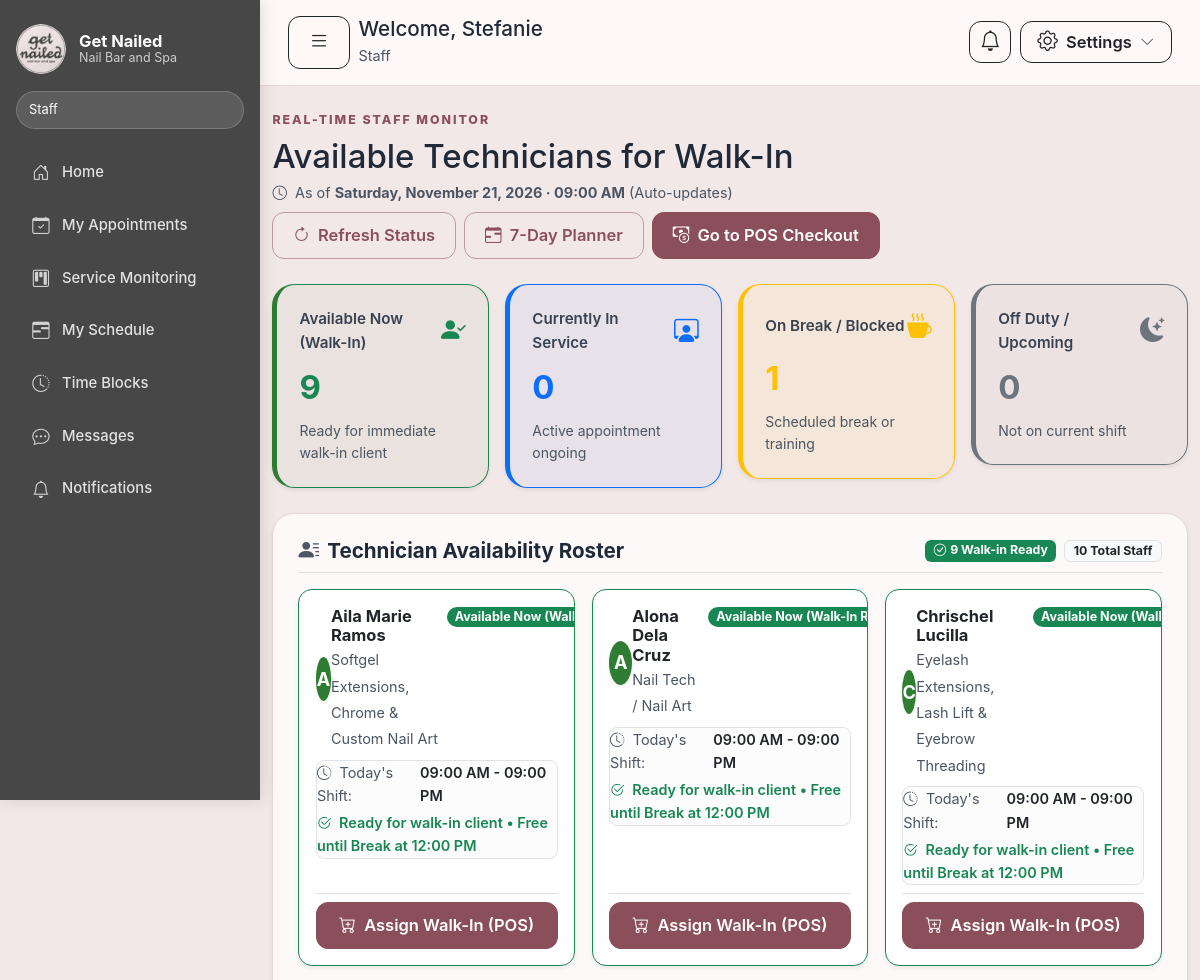
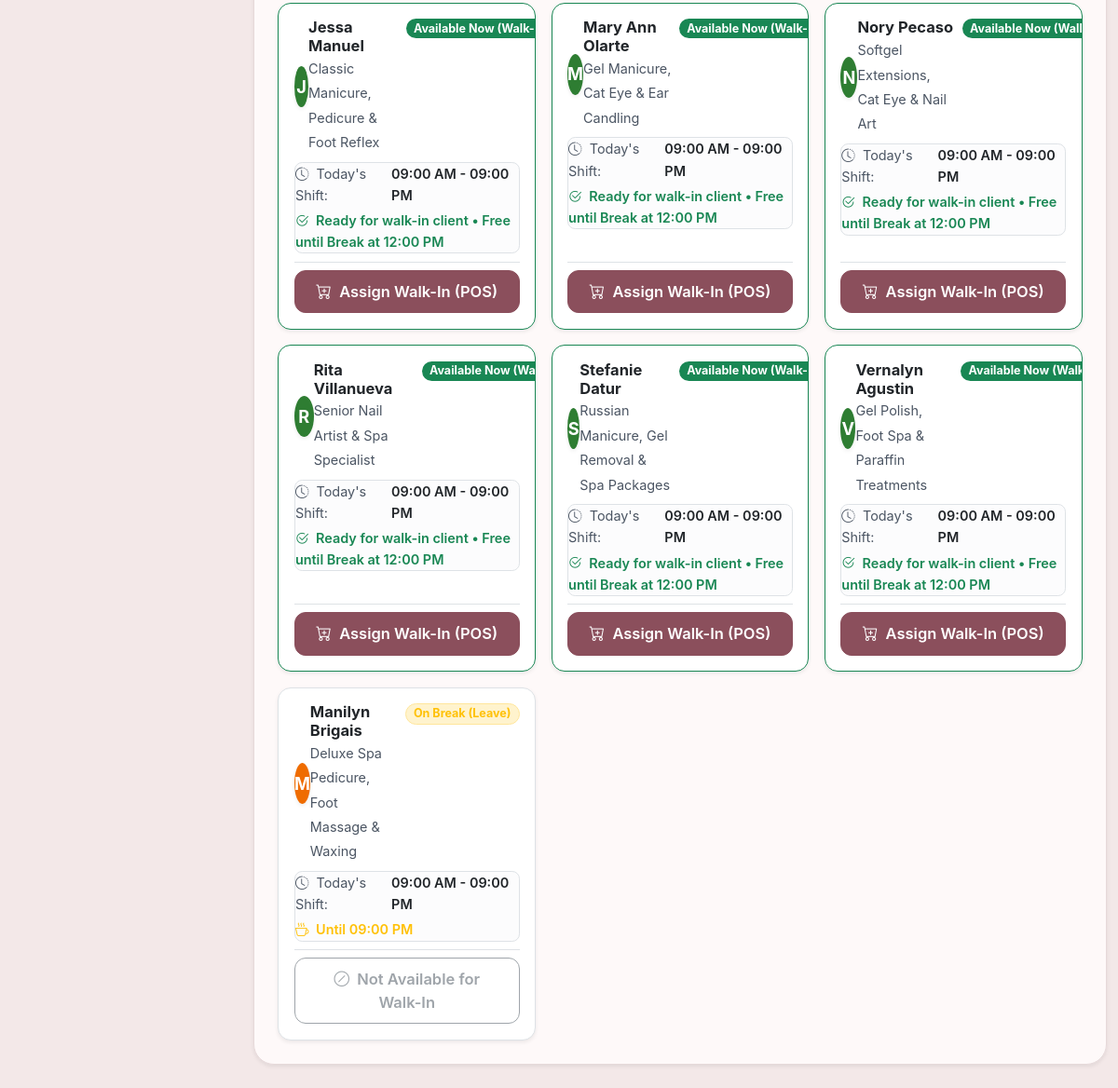
The page /services/walk-in-technicians/ (signed in) on the database its author committed (2 pictures, top to bottom).
### apps/accounts/models.py (models this page shows, shortened)
class User(AbstractUser):
    class Role(models.TextChoices):
        OWNER = "OWNER", "Owner / Manager"
        CASHIER = "CASHIER", "Cashier"
        STAFF = "STAFF", "Staff"
        CUSTOMER = "CUSTOMER", "Customer"
    email = models.EmailField("email address", unique=True)
    role = models.CharField(max_length=20, choices=Role.choices, default=Role.STAFF)
    phone_number = models.CharField(
        max_length=30,
        blank=True,
        validators=(validate_phone_number,),
    )
    is_active_staff_member = models.BooleanField(default=True)
    email_verified_at = models.DateTimeField(blank=True, null=True)
    is_locked = models.BooleanField(default=False)
    can_use_pos = models.BooleanField(default=False)
    can_manage_bookings = models.BooleanField(default=False)
    can_manage_customers = models.BooleanField(default=False)
    can_assign_services = models.BooleanField(default=False)
    objects = UserManager()
    USERNAME_FIELD = "email"
    REQUIRED_FIELDS = []
    class Meta:
        constraints = [
            models.UniqueConstraint(Lower("email"), name="accounts_user_email_ci_unique"),
        ]
    @property
    def is_owner(self):
        return self.role == self.Role.OWNER or self.is_superuser
    @property
    def is_cashier(self):
        return self.role == self.Role.CASHIER
    @property
    def is_service_staff(self):
        return self.role == self.Role.STAFF
    @property
    def is_customer(self):
        return self.role == self.Role.CUSTOMER

### apps/services/models.py (models this page shows, shortened)
class StaffProfile(models.Model):
    class Availability(models.TextChoices):
        AVAILABLE = "AVAILABLE", "Available"
        NOT_ACCEPTING = "NOT_ACCEPTING", "Not accepting appointments"
        ON_LEAVE = "ON_LEAVE", "On leave"
    user = models.OneToOneField(
        settings.AUTH_USER_MODEL,
        on_delete=models.CASCADE,
        related_name="staff_profile",
        limit_choices_to={"role": User.Role.STAFF},
    )
    specialty = models.CharField(max_length=160, blank=True)
    skills = models.ManyToManyField(
        Service,
        blank=True,
        related_name="qualified_technicians",
        help_text="Services this technician is trained and qualified to perform.",
    )
    availability_status = models.CharField(
        max_length=20,
        choices=Availability.choices,
        default=Availability.AVAILABLE,
    )
    is_active = models.BooleanField(default=True)
    created_at = models.DateTimeField(auto_now_add=True)
    updated_at = models.DateTimeField(auto_now=True)
    class Meta:
        ordering = ("user__first_name", "user__last_name", "user__email")
        constraints = [
            models.CheckConstraint(
                condition=models.Q(
                    availability_status__in=(
                        "AVAILABLE",
                        "NOT_ACCEPTING",
                        "ON_LEAVE",
                    )
                ),
                name="services_staff_availability_valid",
            ),
        ]

### apps/services/views.py (the view, shortened to what this page needs)
# urls.py: path("walk-in-technicians/", views.walk_in_technicians, name="walk_in_technicians"),
@authenticated_internal_user_required
@require_http_methods(["GET"])
def walk_in_technicians(request):
    from django.http import JsonResponse
    from .availability import get_walk_in_technicians_status
    data = get_walk_in_technicians_status()
    return render(
        request,
        "services/walk_in_technicians.html",
        data,
    )

### templates/services/walk_in_technicians.html (shortened to what this page needs)
{% extends 'base.html' %}
{% block content %}
<div class="page-heading flex-wrap gap-2 mb-4">
  <div>
    <div class="eyebrow">REAL-TIME STAFF MONITOR</div>
    <h2 class="mb-0">Available Technicians for Walk-In</h2>
    <div class="small text-muted mt-1">
      <i class="bi bi-clock me-1"></i> As of <strong>{{ current_time|date:"l, F d, Y · h:i A" }}</strong> (Auto-updates)
    </div>
  </div>
  <div class="d-flex align-items-center flex-wrap gap-2">
    <button class="btn btn-outline-brand" type="button" onclick="window.location.reload()">
      <i class="bi bi-arrow-clockwise me-1"></i> Refresh Status
    </button>
    <a class="btn btn-outline-brand" href="{% url 'services:time_block_list' %}">
      <i class="bi bi-calendar-range me-1"></i> 7-Day Planner
    </a>
    <a class="btn btn-brand" href="{% url 'pos:index' %}">
      <i class="bi bi-cash-coin me-1"></i> Go to POS Checkout
    </a>
  </div>
</div>
<div class="row g-3 mb-4">
  <div class="col-xl-3 col-sm-6">
    <div class="stat-card border-success shadow-sm" style="background: rgba(46, 125, 50, 0.05); border-left: 5px solid #2e7d32 !important;">
      <div class="d-flex justify-content-between align-items-center">
        <span>Available Now (Walk-In)</span>
        <i class="bi bi-person-check-fill text-success fs-4"></i>
      </div>
      <strong class="text-success">{{ available_count }}</strong>
      <small class="text-muted">Ready for immediate walk-in client</small>
    </div>
  </div>
  <div class="col-xl-3 col-sm-6">
    <div class="stat-card border-primary shadow-sm" style="background: rgba(13, 110, 253, 0.05); border-left: 5px solid #0d6efd !important;">
      <div class="d-flex justify-content-between align-items-center">
        <span>Currently In Service</span>
        <i class="bi bi-person-workspace text-primary fs-4"></i>
      </div>
      <strong class="text-primary">{{ busy_count }}</strong>
      <small class="text-muted">Active appointment ongoing</small>
    </div>
  </div>
  <div class="col-xl-3 col-sm-6">
    <div class="stat-card border-warning shadow-sm" style="background: rgba(255, 193, 7, 0.07); border-left: 5px solid #ffc107 !important;">
      <div class="d-flex justify-content-between align-items-center">
        <span>On Break / Blocked</span>
        <i class="bi bi-cup-hot-fill text-warning fs-4"></i>
      </div>
      <strong class="text-warning">{{ break_count }}</strong>
      <small class="text-muted">Scheduled break or training</small>
    </div>
  </div>
  <div class="col-xl-3 col-sm-6">
    <div class="stat-card border-secondary shadow-sm" style="background: rgba(108, 117, 125, 0.05); border-left: 5px solid #6c757d !important;">
      <div class="d-flex justify-content-between align-items-center">
        <span>Off Duty / Upcoming</span>
        <i class="bi bi-moon-stars-fill text-secondary fs-4"></i>
      </div>
      <strong class="text-secondary">{{ off_duty_count }}</strong>
      <small class="text-muted">Not on current shift</small>
    </div>
  </div>
</div>
<div class="content-card shadow-sm">
  <div class="d-flex align-items-center justify-content-between flex-wrap gap-2 mb-3 pb-2 border-bottom">
    <h5 class="mb-0 fw-bold"><i class="bi bi-person-lines-fill me-2 text-muted"></i>Technician Availability Roster</h5>
    <div class="d-flex gap-2">
      <span class="badge bg-success text-white px-2 py-1"><i class="bi bi-check-circle me-1"></i>{{ available_count }} Walk-in Ready</span>
      <span class="badge bg-light text-dark border px-2 py-1">{{ technicians|length }} Total Staff</span>
    </div>
  </div>
  <div class="row g-3">
    {% for tech in technicians %}
      <div class="col-lg-4 col-md-6">
        <div class="card h-100 border shadow-sm {% if tech.is_available %}border-success{% endif %}" style="border-radius: 14px; overflow: hidden;">
          <div class="card-body p-3.5 d-flex flex-column justify-content-between">
            <div>
              <div class="d-flex justify-content-between align-items-start gap-2 mb-2">
                <div class="d-flex align-items-center gap-2.5">
                  <div class="rounded-circle d-flex align-items-center justify-content-center text-white fw-bold shadow-sm"
                       style="width: 44px; height: 44px; font-size: 1.1rem; background: {% if tech.is_available %}#2e7d32{% elif tech.status == 'IN_SERVICE' %}#1565c0{% elif tech.status == 'ON_BREAK' %}#ef6c00{% else %}#78909c{% endif %};">
                    {{ tech.name|slice:":1"|upper }}
                  </div>
                  <div>
                    <h6 class="mb-0 fw-bold">{{ tech.name }}</h6>
                    <small class="text-muted">{{ tech.specialty }}</small>
                  </div>
                </div>
                <span class="badge {{ tech.badge_class }} py-1 px-2.5 rounded-pill" style="font-size: 0.76rem;">
                  {{ tech.status_label }}
                </span>
              </div>
              <div class="p-2.5 my-2.5 rounded-3 bg-light-subtle border small">
                {% if tech.shift_hours %}
                  <div class="d-flex justify-content-between text-muted mb-1">
                    <span><i class="bi bi-clock-history me-1"></i> Today's Shift:</span>
                    <span class="fw-semibold text-dark">{{ tech.shift_hours }}</span>
                  </div>
                {% endif %}
                {% if tech.is_available %}
                  <div class="text-success fw-semibold">
                    <i class="bi bi-check2-circle me-1"></i> {{ tech.details }}
                  </div>
                {% elif tech.status == 'IN_SERVICE' %}
                  <div class="text-primary fw-semibold">
                    <i class="bi bi-hourglass-split me-1"></i> {{ tech.details }}
                  </div>
                {% elif tech.status == 'ON_BREAK' %}
                  <div class="text-warning fw-semibold">
                    <i class="bi bi-cup-hot me-1"></i> {{ tech.details }}
                  </div>
                {% else %}
                  <div class="text-secondary">
                    <i class="bi bi-dash-circle me-1"></i> {{ tech.status_label }}
                  </div>
                {% endif %}
              </div>
            </div>
            <div class="mt-2 pt-2 border-top d-flex gap-2">
              {% if tech.is_available %}
                <a class="btn btn-brand btn-sm w-100 fw-semibold" href="{% url 'pos:index' %}?assigned_staff={{ tech.staff_id }}">
                  <i class="bi bi-cart-plus me-1"></i> Assign Walk-In (POS)
                </a>
              {% else %}
                <button class="btn btn-outline-secondary btn-sm w-100" disabled>
                  <i class="bi bi-slash-circle me-1"></i> Not Available for Walk-In
                </button>
              {% endif %}
            </div>
          </div>
        </div>
      </div>
    {% empty %}
      <div class="col-12 text-center py-4 text-muted">
        No active technicians found.
      </div>
    {% endfor %}
  </div>
</div>
{% endblock %}

### templates/partials/sidebar.html (shortened to what this page needs)
{% load static %}
<aside class="sidebar" id="admin-sidebar">
  <div class="sidebar-header d-flex align-items-center justify-content-between mb-3">
    <a class="brand mb-0" href="{% url 'core:dashboard_router' %}">
      <img src="{% static 'images/get-nailed-logo.png' %}" class="brand-logo" alt="Get Nailed logo">
      <span><strong>Get Nailed</strong><small>Nail Bar and Spa</small></span>
    </a>
  </div>
  <div class="role-chip">{{ user.get_role_display }}</div>
  <nav class="sidebar-nav">
    <a href="{% url 'core:dashboard_router' %}">
      <i class="bi bi-house-door"></i>
      <span>Home</span>
    </a>
    {% if user.is_service_staff %}
      <a href="{% url 'bookings:assigned' %}">
        <i class="bi bi-calendar-check"></i>
        <span>My Appointments</span>
      </a>
      <a href="{% url 'monitoring:index' %}">
        <i class="bi bi-kanban"></i>
        <span>Service Monitoring</span>
      </a>
      <a href="{% url 'services:schedule_list' %}">
        <i class="bi bi-calendar3-range"></i>
        <span>My Schedule</span>
      </a>
      <a href="{% url 'services:time_block_list' %}">
        <i class="bi bi-clock-history"></i>
        <span>Time Blocks</span>
      </a>
    {% endif %}
    <a href="{% url 'notifications:messages' %}">
      <i class="bi bi-chat-dots"></i>
      <span>Messages</span>
    </a>
    <a href="{% url 'notifications:index' %}">
      <i class="bi bi-bell"></i>
      <span>Notifications</span>
    </a>
  </nav>
</aside>

### templates/partials/topbar.html (shortened to what this page needs)
<header class="topbar">
  <div class="d-flex align-items-center gap-2">
    <button class="btn btn-outline-dark btn-sm d-none d-lg-inline-flex" type="button" id="sidebar-collapse-toggle" aria-controls="admin-sidebar" aria-expanded="true" aria-label="Toggle side navigation" title="Toggle side navigation">
      <i class="bi bi-list fs-5"></i>
    </button>
    <div>
      <h1 class="h5 mb-0">Welcome, {{ user.first_name|default:user.email }}</h1>
      <small class="text-muted">{{ user.get_role_display }}</small>
    </div>
  </div>
  <div class="d-flex align-items-center gap-2">
    <a href="{% url 'notifications:index' %}" class="btn btn-outline-dark btn-sm position-relative d-inline-flex align-items-center justify-content-center" style="width: 42px; height: 42px; border-radius: 12px;" aria-label="Notifications" title="Notifications">
      <i class="bi bi-bell fs-5"></i>
    </a>
    <div class="dropdown">
      <button class="btn btn-outline-dark btn-sm d-inline-flex align-items-center justify-content-center gap-2 px-3" style="height: 42px; border-radius: 12px;" type="button" id="topbarSettingsDropdown" data-bs-toggle="dropdown" aria-expanded="false" title="Settings &amp; Account">
        <i class="bi bi-gear fs-5"></i>
        <span class="d-none d-sm-inline fw-semibold">Settings</span>
        <i class="bi bi-chevron-down small opacity-75"></i>
      </button>
    </div>
  </div>
</header>

### rows shown on the page
User: role "Staff", first_name "Stefanie"
StaffProfile: specialty "Softgel Extensions, Chrome & Custom Nail Art"
StaffProfile: specialty "Nail Tech / Nail Art"
StaffProfile: specialty "Eyelash Extensions, Lash Lift & Eyebrow Threading"
StaffProfile: specialty "Classic Manicure, Pedicure & Foot Reflex"
StaffProfile: specialty "Gel Manicure, Cat Eye & Ear Candling"
StaffProfile: specialty "Softgel Extensions, Cat Eye & Nail Art"
StaffProfile: specialty "Senior Nail Artist & Spa Specialist"
StaffProfile: specialty "Russian Manicure, Gel Removal & Spa Packages"
StaffProfile: specialty "Gel Polish, Foot Spa & Paraffin Treatments"
StaffProfile: specialty "Deluxe Spa Pedicure, Foot Massage & Waxing"

### other values the page prints
{{ current_time|date:"l, F d, Y · h:i A" }} "Saturday, November 21, 2026 · 09:00 AM"
{{ available_count }} "9"
{{ busy_count }} "0"
{{ break_count }} "1"
{{ off_duty_count }} "0"
{{ technicians|length }} "10"
{{ tech.name|slice:":1"|upper }} "A" "A" "C" "J" "M" "N" "R" "S" "V" "M"
{{ tech.name }} "Aila Marie Ramos" "Alona Dela Cruz" "Chrischel Lucilla" "Jessa Manuel" "Mary Ann Olarte" "Nory Pecaso" "Rita Villanueva" "Stefanie Datur" "Vernalyn Agustin" "Manilyn Brigais"
{{ tech.status_label }} "Available Now…" "Available Now (Walk-In…" "Available Now…" "Available Now…" "Available Now…" "Available Now…" "Available Now…" "Available Now…" "Available Now…" "On Break (Leave)"
{{ tech.shift_hours }} "09:00 AM - 09:00 PM" "09:00 AM - 09:00 PM" "09:00 AM - 09:00 PM" "09:00 AM - 09:00 PM" "09:00 AM - 09:00 PM" "09:00 AM - 09:00 PM" "09:00 AM - 09:00 PM" "09:00 AM - 09:00 PM" "09:00 AM - 09:00 PM" "09:00 AM - 09:00 PM"
{{ tech.details }} "Ready for walk-in client • Free until Break at 12:00 PM" "Ready for walk-in client • Free until Break at 12:00 PM" "Ready for walk-in client • Free until Break at 12:00 PM" "Ready for walk-in client • Free until Break at 12:00 PM" "Ready for walk-in client • Free until Break at 12:00 PM" "Ready for walk-in client • Free until Break at 12:00 PM" "Ready for walk-in client • Free until Break at 12:00 PM" "Ready for walk-in client • Free until Break at 12:00 PM" "Ready for walk-in client • Free until Break at 12:00 PM"
{{ tech.details }} "Until 09:00 PM"
